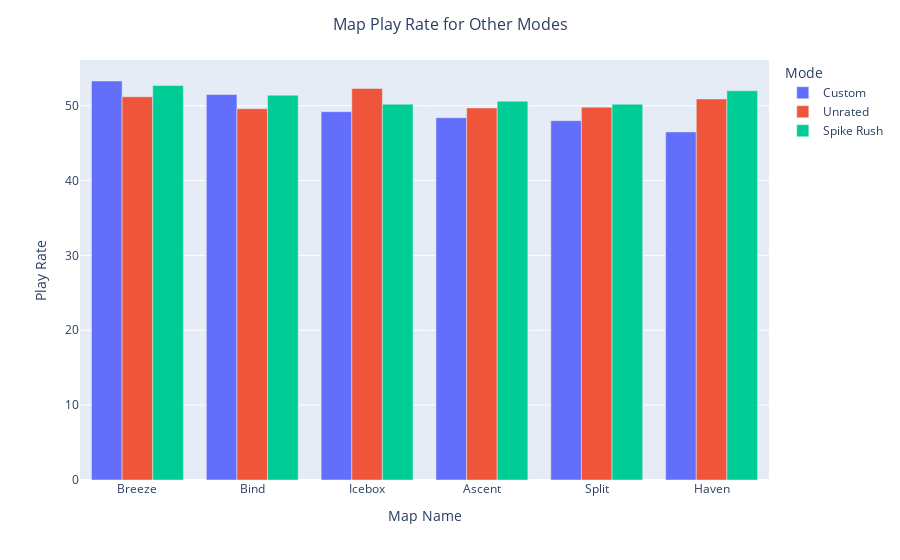

Notebook cell for this chart:
### Code cell
other_atkwin_df = create_other_df('Atk Win')
fig = px.bar(other_atkwin_df, barmode="group", labels={"variable": "Mode"})
fig.update_layout(
    title={'text': f"Map Play Rate for Other Modes", 'x': 0.5,
                         'xanchor': 'center', 'font': {'size': 16}},
    yaxis_title="Play Rate"
)
fig.show()

### Figure 1 — Plotly figure (JSON) as saved in the notebook; plotly's stock layout.template omitted (floating-point values rounded to 4 significant figures)
{"data": [{"alignmentgroup": "True", "hovertemplate": "Mode=Custom<br>Map Name=%{x}<br>value=%{y}<extra></extra>", "legendgroup": "Custom", "marker": {"color": "#636efa", "pattern": {"shape": ""}}, "name": "Custom", "offsetgroup": "Custom", "orientation": "v", "showlegend": true, "textposition": "auto", "type": "bar", "x": ["Breeze", "Bind", "Icebox", "Ascent", "Split", "Haven"], "xaxis": "x", "y": [53.3, 51.5, 49.2, 48.4, 48, 46.5], "yaxis": "y"}, {"alignmentgroup": "True", "hovertemplate": "Mode=Unrated<br>Map Name=%{x}<br>value=%{y}<extra></extra>", "legendgroup": "Unrated", "marker": {"color": "#EF553B", "pattern": {"shape": ""}}, "name": "Unrated", "offsetgroup": "Unrated", "orientation": "v", "showlegend": true, "textposition": "auto", "type": "bar", "x": ["Breeze", "Bind", "Icebox", "Ascent", "Split", "Haven"], "xaxis": "x", "y": [51.2, 49.6, 52.3, 49.7, 49.8, 50.9], "yaxis": "y"}, {"alignmentgroup": "True", "hovertemplate": "Mode=Spike Rush<br>Map Name=%{x}<br>value=%{y}<extra></extra>", "legendgroup": "Spike Rush", "marker": {"color": "#00cc96", "pattern": {"shape": ""}}, "name": "Spike Rush", "offsetgroup": "Spike Rush", "orientation": "v", "showlegend": true, "textposition": "auto", "type": "bar", "x": ["Breeze", "Bind", "Icebox", "Ascent", "Split", "Haven"], "xaxis": "x", "y": [52.7, 51.4, 50.2, 50.6, 50.2, 52], "yaxis": "y"}], "layout": {"barmode": "group", "legend": {"title": {"text": "Mode"}, "tracegroupgap": 0}, "margin": {"t": 60}, "title": {"font": {"size": 16}, "text": "Map Play Rate for Other Modes", "x": 0.5, "xanchor": "center"}, "xaxis": {"anchor": "y", "domain": [0, 1], "title": {"text": "Map Name"}}, "yaxis": {"anchor": "x", "domain": [0, 1], "title": {"text": "Play Rate"}}}}
